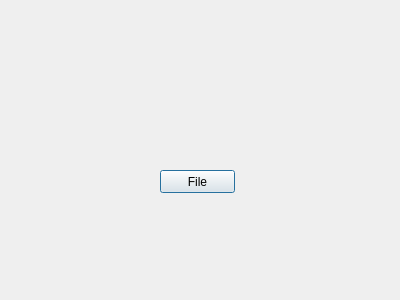
<?xml version="1.0" encoding="UTF-8"?>
<ui version="4.0">
 <class>Dialog</class>
 <widget class="QDialog" name="Dialog">
  <property name="geometry">
   <rect>
    <x>0</x>
    <y>0</y>
    <width>400</width>
    <height>300</height>
   </rect>
  </property>
  <property name="windowTitle">
   <string>Dialog</string>
  </property>
  <widget class="QPushButton" name="pushButton">
   <property name="geometry">
    <rect>
     <x>160</x>
     <y>170</y>
     <width>75</width>
     <height>23</height>
    </rect>
   </property>
   <property name="text">
    <string>File</string>
   </property>
  </widget>
 </widget>
 <resources/>
 <connections/>
</ui>
